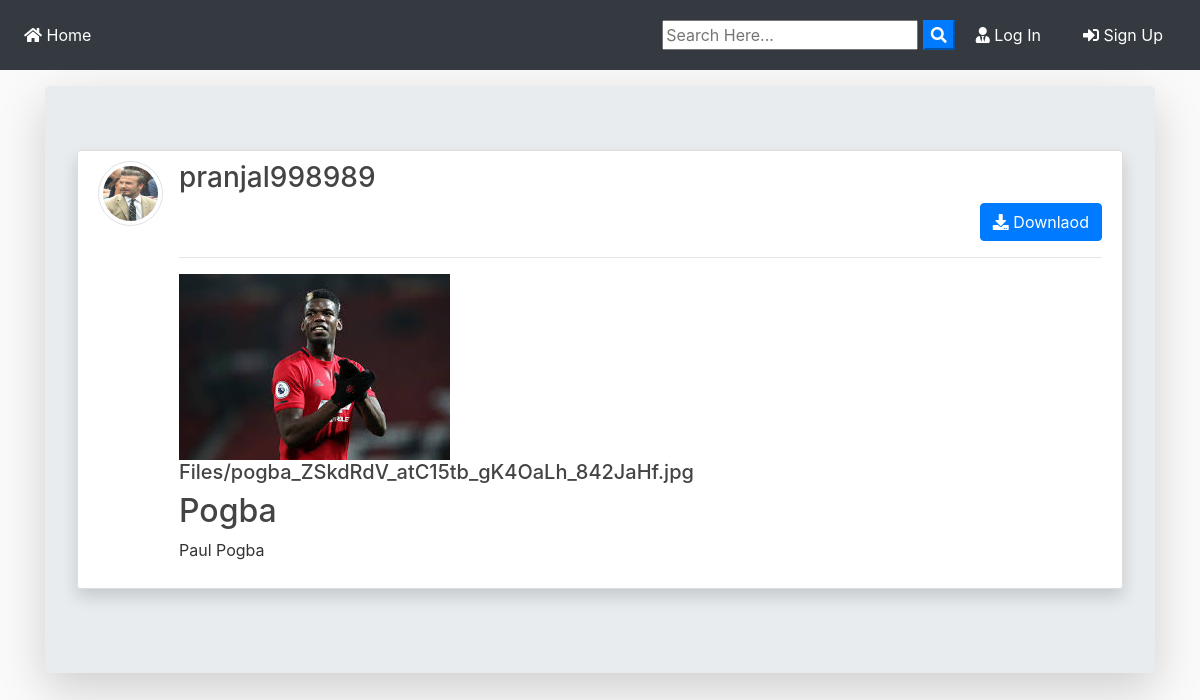
/post/58/, run on the app's committed database.
### blog/models.py (models this page shows, shortened)
class Post(models.Model):
	title = models.CharField(max_length=100)
	file = models.FileField(null=True,blank=True,upload_to='Files')
	content = models.TextField()
	date_posted = models.DateTimeField(default=timezone.now)
	author = models.ForeignKey(User, on_delete=models.CASCADE)
	private = models.BooleanField()
	def extension(self):
		name, extension = os.path.splitext(self.file.name)
		return extension

### users/models.py (models this page shows, shortened)
class Profile(models.Model):
    user = models.OneToOneField(User, on_delete=models.CASCADE)
    image = models.ImageField(default='default.jpg', upload_to='profile_pics')

### blog/views.py (the view)
# urls.py: path('post/<int:pk>/', PostDetailView.as_view(), name='post-detail'),
class PostDetailView(DetailView):
    model = Post
    template_name = 'blog/post_detail.html'

### blog/templates/blog/post_detail.html (shortened to what this page needs)
{% extends "blog/base.html" %}
{% block content %}
<div class="jumbotron mt-3 shadow-lg">
<article class="media content-section shadow ">
   <a href="{{ object.author.profile.image.url }} " target="_blank"> <img src="{{ object.author.profile.image.url }}  " alt="" class="article-img rounded-circle img-thumbnail img-fluid">
   </a>
    <div class="media-body">
      <div class="">
        <div class="d-flex justify-content-between">
        <a class="mr-2 mt-0 mb-0  text-dark" href="{% url 'user-posts' object.author.username  %}"><h3>{{ object.author }}</h3></a>
        </div>
        {% if object.author != user %}
          <div class="form-group mt-0 pt-0 d-flex justify-content-end">
            <a href="{{ object.file.url }}" download class="btn btn-primary flex-last" type="submit"><i class="fas fa-download"></i> Downlaod</a>
          </div>
        {% endif %}
        <hr>
      </div>
      <div>
        {% if object.file %}
          {% if object.extension == '.jpg' or object.extension == 'jpeg' or object.extension == 'png' %}
            <a href="{{ object.file.url }}"  download ><img src="{{ object.file.url }}" alt="" class="img-fluid "></a>
            <a href="{{ object.file.url }}"  download class="text-dark"><h5>{{ object.file }}</h5></a>
          {% else %}
            <a href="{{ object.file.url }}"  download class="text-dark"><h5>{{ object.file }}</h5></a>
          {% endif %}
        {% endif %}
      </div>
      <h2>{{ object.title }}</h2>
      <p class="article-content">{{ object.content }}</p>
    </div>
  </article>
{% endblock content %}

### blog/static/blog/main.css (style rules this page uses)
body { background: #fafafa; color: #333333; margin-top: 0; }
h1, h2, h3, h4, h5, h6 { color: #444444; }
.content-section { background: #ffffff; padding: 10px 20px; border: 1px solid #dddddd; border-radius: 3px; margin-bottom: 20px; }
.article-content { white-space: pre-line; }
.article-img { height: 65px; width: 65px; margin-right: 16px; }

### data on the page
Post: author.profile.image (picture), author "pranjal998989", file (picture), file "Files/pogba_ZSkdRdV_atC15tb_gK4OaLh_842JaHf.jpg", title "Pogba", content "Paul Pogba"
